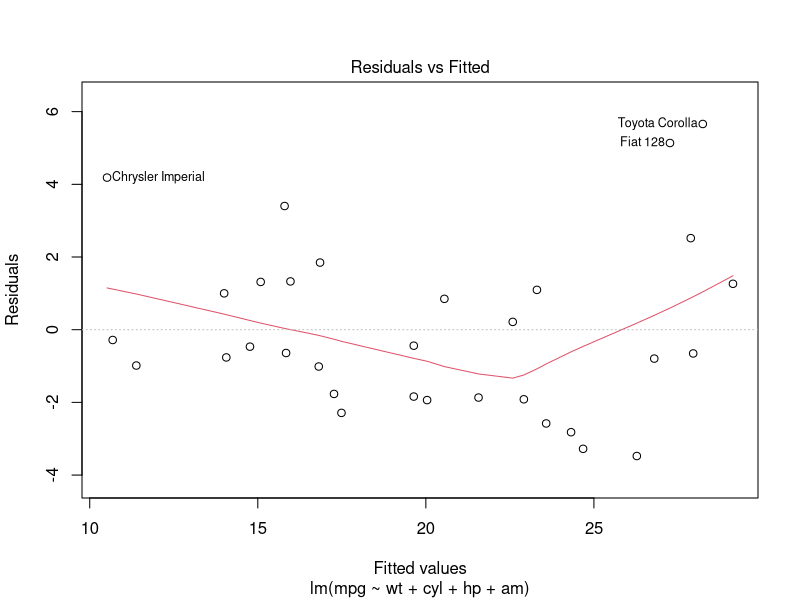
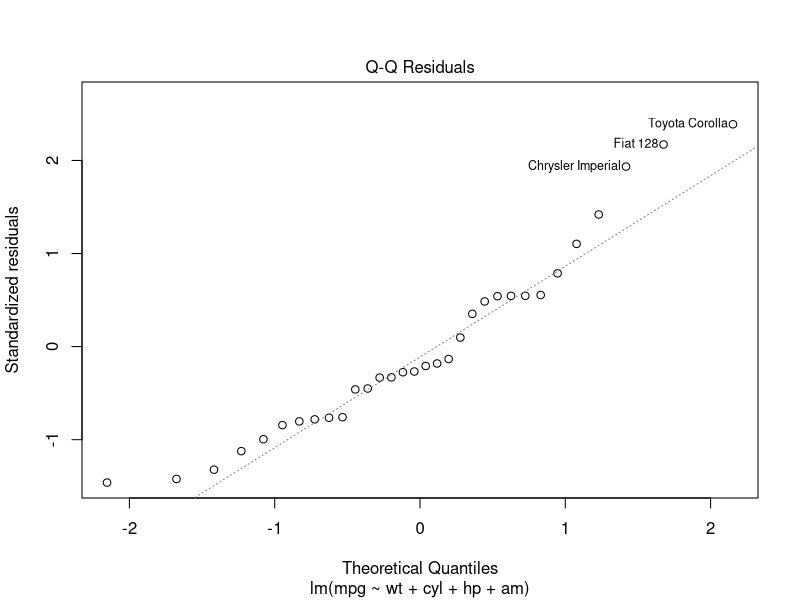
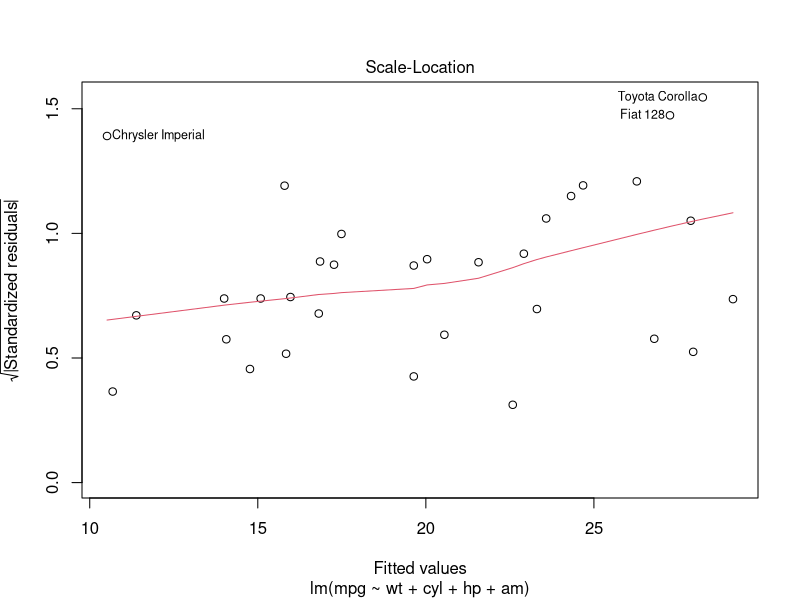
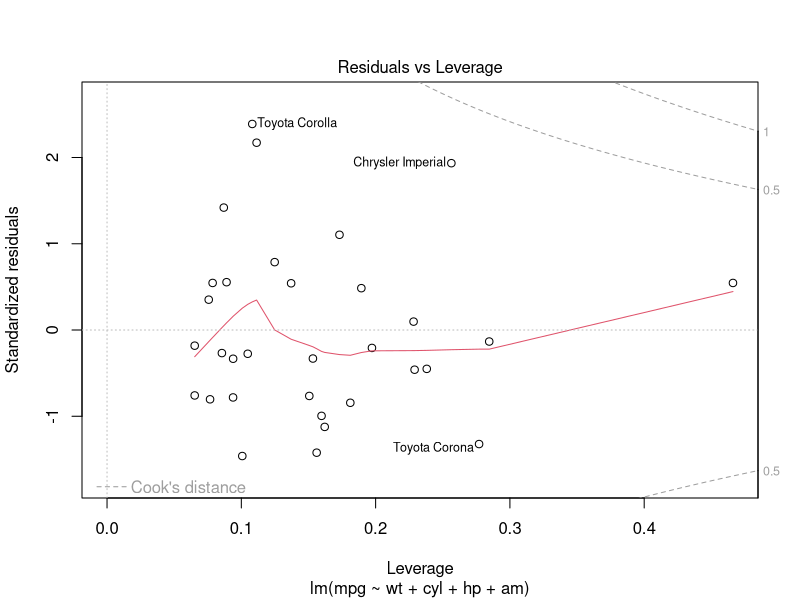

R code for these plots, in order:
## ---- chunk 1
#This is a reference of the previous course Regression Models
## ---- chunk 2

model1 <- lm(mpg~., data = mtcars)
model2 <- lm(mpg~am + wt + hp + disp + qsec, data = mtcars)
model <- lm(mpg ~ wt + cyl + hp + am, data=mtcars)
anova(model, model1, model2)
## ---- chunk 3
plot(model)
